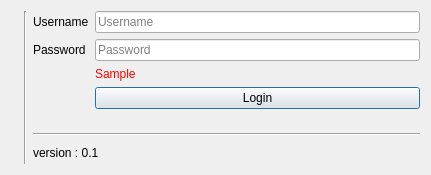
<?xml version="1.0" encoding="UTF-8"?>
<ui version="4.0">
 <class>LoginDialog</class>
 <widget class="QDialog" name="LoginDialog">
  <property name="geometry">
   <rect>
    <x>0</x>
    <y>0</y>
    <width>431</width>
    <height>175</height>
   </rect>
  </property>
  <property name="windowTitle">
   <string/>
  </property>
  <layout class="QHBoxLayout" name="horizontalLayout">
   <item>
    <widget class="QLabel" name="label">
     <property name="text">
      <string/>
     </property>
     <property name="pixmap">
      <pixmap resource="../sultan.qrc">:/images/icon_128.png</pixmap>
     </property>
    </widget>
   </item>
   <item>
    <widget class="Line" name="line">
     <property name="orientation">
      <enum>Qt::Vertical</enum>
     </property>
    </widget>
   </item>
   <item>
    <layout class="QVBoxLayout" name="verticalLayout">
     <property name="bottomMargin">
      <number>0</number>
     </property>
     <item>
      <layout class="QFormLayout" name="formLayout">
       <item row="0" column="0">
        <widget class="QLabel" name="label_2">
         <property name="text">
          <string notr="true">Username</string>
         </property>
        </widget>
       </item>
       <item row="1" column="0">
        <widget class="QLabel" name="label_3">
         <property name="text">
          <string notr="true">Password</string>
         </property>
        </widget>
       </item>
       <item row="0" column="1">
        <widget class="QLineEdit" name="lineUsername">
         <property name="placeholderText">
          <string notr="true">Username</string>
         </property>
        </widget>
       </item>
       <item row="1" column="1">
        <widget class="QLineEdit" name="linePassword">
         <property name="echoMode">
          <enum>QLineEdit::Password</enum>
         </property>
         <property name="placeholderText">
          <string notr="true">Password</string>
         </property>
        </widget>
       </item>
       <item row="3" column="1">
        <widget class="QPushButton" name="pushLogin">
         <property name="text">
          <string notr="true">Login</string>
         </property>
         <property name="default">
          <bool>true</bool>
         </property>
        </widget>
       </item>
       <item row="2" column="1">
        <widget class="QLabel" name="labelError">
         <property name="styleSheet">
          <string notr="true">font-size: 12px; color: red;</string>
         </property>
         <property name="text">
          <string>Sample</string>
         </property>
        </widget>
       </item>
      </layout>
     </item>
     <item>
      <spacer name="verticalSpacer">
       <property name="orientation">
        <enum>Qt::Vertical</enum>
       </property>
       <property name="sizeHint" stdset="0">
        <size>
         <width>20</width>
         <height>40</height>
        </size>
       </property>
      </spacer>
     </item>
     <item>
      <widget class="Line" name="line_2">
       <property name="orientation">
        <enum>Qt::Horizontal</enum>
       </property>
      </widget>
     </item>
     <item>
      <layout class="QHBoxLayout" name="horizontalLayout_2">
       <property name="topMargin">
        <number>0</number>
       </property>
       <item>
        <widget class="QLabel" name="label_4">
         <property name="sizePolicy">
          <sizepolicy hsizetype="Expanding" vsizetype="Preferred">
           <horstretch>0</horstretch>
           <verstretch>0</verstretch>
          </sizepolicy>
         </property>
         <property name="styleSheet">
          <string notr="true">font-size: 12px;</string>
         </property>
         <property name="text">
          <string notr="true">version : 0.1</string>
         </property>
        </widget>
       </item>
       <item>
        <widget class="QPushButton" name="pushConfig">
         <property name="text">
          <string/>
         </property>
         <property name="icon">
          <iconset resource="../sultan.qrc">
           <normaloff>:/images/16x16/gear.png</normaloff>:/images/16x16/gear.png</iconset>
         </property>
         <property name="autoDefault">
          <bool>false</bool>
         </property>
         <property name="flat">
          <bool>true</bool>
         </property>
        </widget>
       </item>
      </layout>
     </item>
    </layout>
   </item>
  </layout>
 </widget>
 <resources>
  <include location="../sultan.qrc"/>
 </resources>
 <connections/>
</ui>
